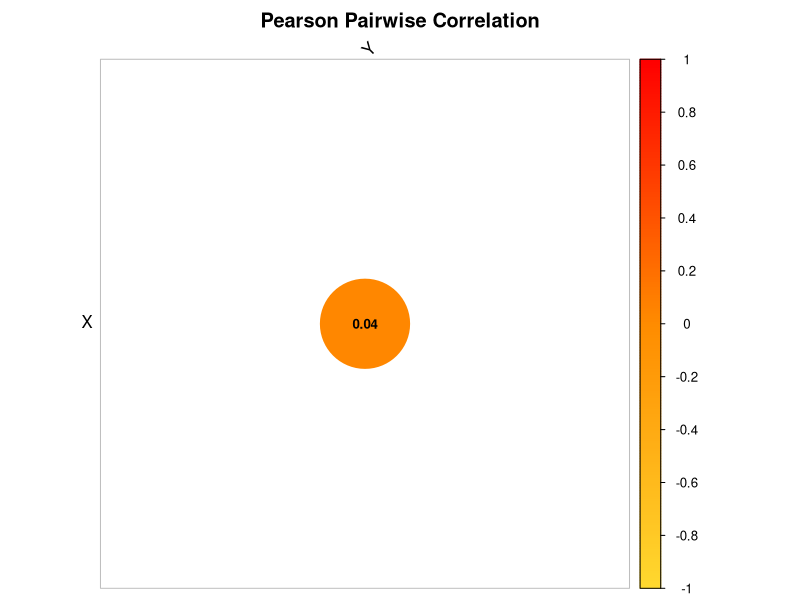
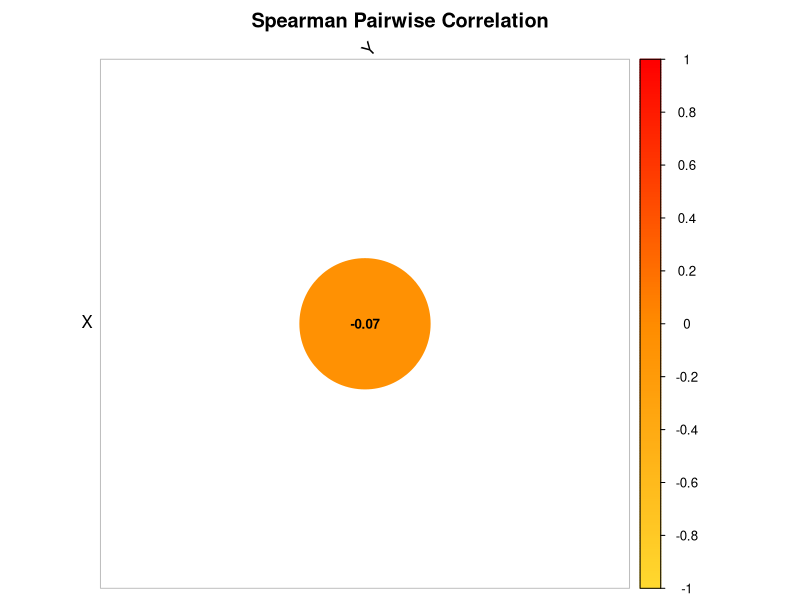

R code for these plots, in order:
################################################################################
################ CORRELATION-BASED NETWORK INFERENCE ###########################
################################################################################

# ============================================================
# Working Directory
# ============================================================

setwd('/Users/gio/Desktop/My Dissertation/Dissertation Focus/Main Version/0_Predator_Prey_Simulation/Classical_Lotka_Volterra')

# ============================================================
# Required Libraries
# ============================================================

library(dplyr)
library(tidyr)
library(corrplot)

################################################################################
################################################################################

# ============================================================
# CORRELATION-BASED NETWORK INFERENCE
# Pearson and Spearman Correlation
# ============================================================
#
# Purpose:
#   • Provide classical baseline methods for comparison with CIRN
#   • Infer signed but UNDIRECTED associations
#   • Convert associations into directed edges for evaluation
#
# NOTE:
#   Correlation does NOT infer causality or direction.
#   Edges are duplicated in both directions for comparability.
# ============================================================

infer_network_correlation <- function(df, time_col, method = "pearson",
                                      cor_threshold = 0.3,
                                      p_threshold = 0.05) {
  
  # ------------------------------------------------------------
  # 1. Remove time column
  # ------------------------------------------------------------
  
  vars <- setdiff(names(df), time_col)
  data_mat <- df[, vars]
  
  # ------------------------------------------------------------
  # 2. Start runtime measurement
  # ------------------------------------------------------------
  
  start_time <- Sys.time()
  
  # ------------------------------------------------------------
  # 3. Compute correlation matrix
  # ------------------------------------------------------------
  
  cor_matrix <- cor(
    data_mat,
    method = method,
    use = "pairwise.complete.obs"
  )
  
  # ------------------------------------------------------------
  # 4. Compute p-values
  # ------------------------------------------------------------
  
  p_matrix <- matrix(
    NA,
    nrow = length(vars),
    ncol = length(vars),
    dimnames = list(vars, vars)
  )
  
  for (i in seq_along(vars)) {
    for (j in seq_along(vars)) {
      
      if (i == j) next
      
      test <- suppressWarnings(
        cor.test(
          data_mat[[vars[i]]],
          data_mat[[vars[j]]],
          method = method
        )
      )
      
      p_matrix[i, j] <- test$p.value
    }
  }
  
  # ------------------------------------------------------------
  # 5. Edge extraction
  # ------------------------------------------------------------
  
  edges <- data.frame()
  
  for (i in seq_along(vars)) {
    for (j in seq_along(vars)) {
      
      if (i == j) next
      
      r <- cor_matrix[i, j]
      p <- p_matrix[i, j]
      
      if (!is.na(r) &&
          abs(r) >= cor_threshold &&
          p < p_threshold) {
        
        edges <- rbind(
          edges,
          data.frame(
            predictor_set = paste0(method, "_correlation"),
            term = vars[i],
            target = vars[j],
            omega = r,
            odds_ratio = NA,
            sign = sign(r),
            regulation_type = ifelse(
              r > 0,
              "activation",
              "inhibition"
            ),
            rel_strength = abs(r),
            hdi_lower95 = NA,
            hdi_upper95 = NA,
            eti_lower95 = NA,
            eti_upper95 = NA,
            method = paste(method, "correlation")
          )
        )
      }
    }
  }
  
  # ------------------------------------------------------------
  # 6. Stop runtime measurement
  # ------------------------------------------------------------
  
  end_time <- Sys.time()
  
  runtime_seconds <- as.numeric(
    difftime(end_time, start_time, units = "secs")
  )
  
  message(
    "⏱ ", method, " correlation runtime: ",
    round(runtime_seconds, 4),
    " seconds"
  )
  
  return(list(
    edges = edges,
    runtime = runtime_seconds,
    cor_matrix = cor_matrix,
    p_matrix = p_matrix
  ))
}

################################################################################
################################################################################

# ============================================================
# Bubble Correlation Heatmap (like your example)
# ============================================================

plot_correlation_bubble <- function(cor_matrix, method_name = "Correlation") {
  
  corrplot(
    cor_matrix,
    
    method = "circle",           # circles like your figure
    type = "upper",              # upper triangle
    
    addCoef.col = "black",       # numbers inside circles
    number.cex = 0.8,
    
    col = colorRampPalette(
      c("#FFD92F", "#FF8C00", "#FF0000")
    )(200),                      # yellow → orange → red
    
    tl.col = "black",
    tl.srt = 45,
    
    diag = FALSE,
    
    title = paste(method_name, "Pairwise Correlation"),
    mar = c(0,0,2,0)
  )
}

################################################################################
################################################################################

# ============================================================
# Load Dataset
# ============================================================

sim_df <- read.csv("Predator_Prey.csv") %>%
  na.omit()

time_col <- names(sim_df)[1]

################################################################################
################################################################################

# ============================================================
# Pearson Correlation Network
# ============================================================

pearson_res <- infer_network_correlation(
  df = sim_df,
  time_col = time_col,
  method = "pearson"
)

pearson_edges <- pearson_res$edges
pearson_edges

pearson_cor_mat <- pearson_res$cor_matrix
pearson_cor_mat

pearson_p_mat <- pearson_res$p_matrix
pearson_p_mat

# Pearson bubble heatmap

plot_correlation_bubble(
  pearson_res$cor_matrix,
  "Pearson"
)

################################################################################
################################################################################

# ============================================================
# Spearman Correlation Network
# ============================================================

spearman_res <- infer_network_correlation(
  df = sim_df,
  time_col = time_col,
  method = "spearman"
)

spearman_edges <- spearman_res$edges
spearman_edges

spearman_cor_mat <- spearman_res$cor_matrix
spearman_cor_mat

spearman_p_mat <- spearman_res$p_matrix
spearman_p_mat

# Spearman bubble heatmap

plot_correlation_bubble(
  spearman_res$cor_matrix,
  "Spearman"
)

################################################################################
################################################################################

# ============================================================
# Optional: Save figures for thesis / manuscript
# ============================================================

#pdf("Pearson_Correlation_Bubble.pdf", width = 6, height = 6)

#plot_correlation_bubble(
#  pearson_res$cor_matrix,
#  "Pearson"
#)

#dev.off()


#pdf("Spearman_Correlation_Bubble.pdf", width = 6, height = 6)

#plot_correlation_bubble(
#  spearman_res$cor_matrix,
#  "Spearman"
#)

#dev.off()

################################################################################
############################### ~ END ~ ########################################
################################################################################
